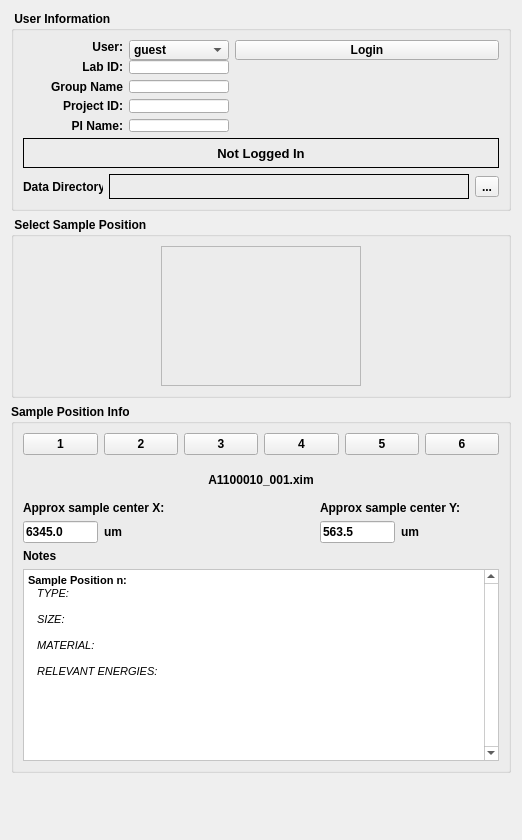
          <widget class="QWidget" name="tab_8">
           <attribute name="title">
            <string>Session Info</string>
           </attribute>
           <layout class="QVBoxLayout" name="verticalLayout_33">
            <item>
             <widget class="QGroupBox" name="groupBox_3">
              <property name="maximumSize">
               <size>
                <width>500</width>
                <height>200</height>
               </size>
              </property>
              <property name="font">
               <font>
                <weight>75</weight>
                <bold>true</bold>
               </font>
              </property>
              <property name="styleSheet">
               <string notr="true"/>
              </property>
              <property name="title">
               <string> User Information</string>
              </property>
              <layout class="QVBoxLayout" name="verticalLayout_20">
               <item>
                <layout class="QGridLayout" name="gridLayout_13">
                 <item row="0" column="0">
                  <widget class="QLabel" name="label_45">
                   <property name="minimumSize">
                    <size>
                     <width>100</width>
                     <height>0</height>
                    </size>
                   </property>
                   <property name="maximumSize">
                    <size>
                     <width>100</width>
                     <height>16777215</height>
                    </size>
                   </property>
                   <property name="font">
                    <font>
                     <weight>75</weight>
                     <bold>true</bold>
                    </font>
                   </property>
                   <property name="text">
                    <string>User:</string>
                   </property>
                   <property name="alignment">
                    <set>Qt::AlignRight|Qt::AlignTrailing|Qt::AlignVCenter</set>
                   </property>
                  </widget>
                 </item>
                 <item row="0" column="1">
                  <widget class="QComboBox" name="sesinfo_userNameComboBox">
                   <property name="minimumSize">
                    <size>
                     <width>100</width>
                     <height>20</height>
                    </size>
                   </property>
                   <item>
                    <property name="text">
                     <string>guest</string>
                    </property>
                   </item>
                   <item>
                    <property name="text">
                     <string>bergr</string>
                    </property>
                   </item>
                   <item>
                    <property name="text">
                     <string>bob</string>
                    </property>
                   </item>
                  </widget>
                 </item>
                 <item row="1" column="0">
                  <widget class="QLabel" name="label_84">
                   <property name="minimumSize">
                    <size>
                     <width>100</width>
                     <height>0</height>
                    </size>
                   </property>
                   <property name="maximumSize">
                    <size>
                     <width>100</width>
                     <height>16777215</height>
                    </size>
                   </property>
                   <property name="font">
                    <font>
                     <weight>75</weight>
                     <bold>true</bold>
                    </font>
                   </property>
                   <property name="text">
                    <string>Lab ID:</string>
                   </property>
                   <property name="alignment">
                    <set>Qt::AlignRight|Qt::AlignTrailing|Qt::AlignVCenter</set>
                   </property>
                  </widget>
                 </item>
                 <item row="1" column="1">
                  <widget class="QLineEdit" name="sesinfo_labIDFld">
                   <property name="enabled">
                    <bool>true</bool>
                   </property>
                   <property name="maximumSize">
                    <size>
                     <width>100</width>
                     <height>16777215</height>
                    </size>
                   </property>
                  </widget>
                 </item>
                 <item row="2" column="0">
                  <widget class="QLabel" name="label_85">
                   <property name="minimumSize">
                    <size>
                     <width>100</width>
                     <height>0</height>
                    </size>
                   </property>
                   <property name="maximumSize">
                    <size>
                     <width>100</width>
                     <height>16777215</height>
                    </size>
                   </property>
                   <property name="font">
                    <font>
                     <weight>75</weight>
                     <bold>true</bold>
                    </font>
                   </property>
                   <property name="text">
                    <string>Group Name</string>
                   </property>
                   <property name="alignment">
                    <set>Qt::AlignRight|Qt::AlignTrailing|Qt::AlignVCenter</set>
                   </property>
                  </widget>
                 </item>
                 <item row="2" column="1">
                  <widget class="QLineEdit" name="sesinfo_grpNameFld">
                   <property name="enabled">
                    <bool>true</bool>
                   </property>
                   <property name="maximumSize">
                    <size>
                     <width>100</width>
                     <height>16777215</height>
                    </size>
                   </property>
                  </widget>
                 </item>
                 <item row="3" column="0">
                  <widget class="QLabel" name="label_86">
                   <property name="minimumSize">
                    <size>
                     <width>100</width>
                     <height>0</height>
                    </size>
                   </property>
                   <property name="maximumSize">
                    <size>
                     <width>100</width>
                     <height>16777215</height>
                    </size>
                   </property>
                   <property name="font">
                    <font>
                     <weight>75</weight>
                     <bold>true</bold>
                    </font>
                   </property>
                   <property name="text">
                    <string>Project ID:</string>
                   </property>
                   <property name="alignment">
                    <set>Qt::AlignRight|Qt::AlignTrailing|Qt::AlignVCenter</set>
                   </property>
                  </widget>
                 </item>
                 <item row="3" column="1">
                  <widget class="QLineEdit" name="sesinfo_projIDFld">
                   <property name="enabled">
                    <bool>true</bool>
                   </property>
                   <property name="maximumSize">
                    <size>
                     <width>100</width>
                     <height>16777215</height>
                    </size>
                   </property>
                  </widget>
                 </item>
                 <item row="4" column="0">
                  <widget class="QLabel" name="label_87">
                   <property name="minimumSize">
                    <size>
                     <width>100</width>
                     <height>0</height>
                    </size>
                   </property>
                   <property name="maximumSize">
                    <size>
                     <width>100</width>
                     <height>16777215</height>
                    </size>
                   </property>
                   <property name="font">
                    <font>
                     <weight>75</weight>
                     <bold>true</bold>
                    </font>
                   </property>
                   <property name="text">
                    <string>PI Name:</string>
                   </property>
                   <property name="alignment">
                    <set>Qt::AlignRight|Qt::AlignTrailing|Qt::AlignVCenter</set>
                   </property>
                  </widget>
                 </item>
                 <item row="4" column="1">
                  <widget class="QLineEdit" name="sesinfo_piNameFld">
                   <property name="enabled">
                    <bool>true</bool>
                   </property>
                   <property name="maximumSize">
                    <size>
                     <width>100</width>
                     <height>16777215</height>
                    </size>
                   </property>
                  </widget>
                 </item>
                 <item row="0" column="2">
                  <widget class="QPushButton" name="sesinfo_loginBtn">
                   <property name="minimumSize">
                    <size>
                     <width>0</width>
                     <height>20</height>
                    </size>
                   </property>
                   <property name="text">
                    <string>Login</string>
                   </property>
                  </widget>
                 </item>
                </layout>
               </item>
               <item>
                <widget class="QLabel" name="sesinfo_loginStsLbl">
                 <property name="minimumSize">
                  <size>
                   <width>0</width>
                   <height>30</height>
                  </size>
                 </property>
                 <property name="maximumSize">
                  <size>
                   <width>16777215</width>
                   <height>16777215</height>
                  </size>
                 </property>
                 <property name="font">
                  <font>
                   <pointsize>10</pointsize>
                   <weight>75</weight>
                   <bold>true</bold>
                  </font>
                 </property>
                 <property name="frameShape">
                  <enum>QFrame::Box</enum>
                 </property>
                 <property name="text">
                  <string>Not Logged In</string>
                 </property>
                 <property name="alignment">
                  <set>Qt::AlignCenter</set>
                 </property>
                </widget>
               </item>
               <item>
                <layout class="QHBoxLayout" name="horizontalLayout_27">
                 <item>
                  <widget class="QLabel" name="label_98">
                   <property name="maximumSize">
                    <size>
                     <width>80</width>
                     <height>16777215</height>
                    </size>
                   </property>
                   <property name="text">
                    <string>Data Directory:</string>
                   </property>
                  </widget>
                 </item>
                 <item>
                  <widget class="QLabel" name="sesinfo_dataDirLbl">
                   <property name="minimumSize">
                    <size>
                     <width>300</width>
                     <height>25</height>
                    </size>
                   </property>
                   <property name="maximumSize">
                    <size>
                     <width>16777215</width>
                     <height>25</height>
                    </size>
                   </property>
                   <property name="frameShape">
                    <enum>QFrame::Panel</enum>
                   </property>
                   <property name="text">
                    <string/>
                   </property>
                  </widget>
                 </item>
                 <item>
                  <widget class="QToolButton" name="sesinfo_dataDirBtn">
                   <property name="text">
                    <string>...</string>
                   </property>
                   <property name="icon">
                    <iconset resource="../stxm_main.qrc">
                     <normaloff>:/iconsSmall/icons/small/1318611181_8.ico</normaloff>:/iconsSmall/icons/small/1318611181_8.ico</iconset>
                   </property>
                  </widget>
                 </item>
                </layout>
               </item>
              </layout>
             </widget>
            </item>
            <item>
             <widget class="QGroupBox" name="groupBox_2">
              <property name="font">
               <font>
                <weight>75</weight>
                <bold>true</bold>
               </font>
              </property>
              <property name="title">
               <string> Select Sample Position </string>
              </property>
              <layout class="QHBoxLayout" name="horizontalLayout_3">
               <item>
                <spacer name="horizontalSpacer_12">
                 <property name="orientation">
                  <enum>Qt::Horizontal</enum>
                 </property>
                 <property name="sizeHint" stdset="0">
                  <size>
                   <width>128</width>
                   <height>20</height>
                  </size>
                 </property>
                </spacer>
               </item>
               <item>
                <widget class="QFrame" name="sampleSelFrame">
                 <property name="minimumSize">
                  <size>
                   <width>200</width>
                   <height>140</height>
                  </size>
                 </property>
                 <property name="maximumSize">
                  <size>
                   <width>16777215</width>
                   <height>140</height>
                  </size>
                 </property>
                 <property name="frameShape">
                  <enum>QFrame::StyledPanel</enum>
                 </property>
                 <property name="frameShadow">
                  <enum>QFrame::Raised</enum>
                 </property>
                </widget>
               </item>
               <item>
                <spacer name="horizontalSpacer_13">
                 <property name="orientation">
                  <enum>Qt::Horizontal</enum>
                 </property>
                 <property name="sizeHint" stdset="0">
                  <size>
                   <width>127</width>
                   <height>20</height>
                  </size>
                 </property>
                </spacer>
               </item>
              </layout>
             </widget>
            </item>
            <item>
             <widget class="QGroupBox" name="sampleInfoGrpBox">
              <property name="enabled">
               <bool>true</bool>
              </property>
              <property name="minimumSize">
               <size>
                <width>36</width>
                <height>0</height>
               </size>
              </property>
              <property name="maximumSize">
               <size>
                <width>500</width>
                <height>16777215</height>
               </size>
              </property>
              <property name="font">
               <font>
                <weight>75</weight>
                <bold>true</bold>
               </font>
              </property>
              <property name="title">
               <string>Sample Position Info</string>
              </property>
              <layout class="QVBoxLayout" name="verticalLayout_26">
               <item>
                <layout class="QHBoxLayout" name="horizontalLayout_16">
                 <item>
                  <widget class="QPushButton" name="sesinfo_posBtn_1">
                   <property name="enabled">
                    <bool>true</bool>
                   </property>
                   <property name="text">
                    <string>1</string>
                   </property>
                  </widget>
                 </item>
                 <item>
                  <widget class="QPushButton" name="sesinfo_posBtn_2">
                   <property name="enabled">
                    <bool>true</bool>
                   </property>
                   <property name="text">
                    <string>2</string>
                   </property>
                  </widget>
                 </item>
                 <item>
                  <widget class="QPushButton" name="sesinfo_posBtn_3">
                   <property name="enabled">
                    <bool>true</bool>
                   </property>
                   <property name="text">
                    <string>3</string>
                   </property>
                  </widget>
                 </item>
                 <item>
                  <widget class="QPushButton" name="sesinfo_posBtn_4">
                   <property name="enabled">
                    <bool>true</bool>
                   </property>
                   <property name="text">
                    <string>4</string>
                   </property>
                  </widget>
                 </item>
                 <item>
                  <widget class="QPushButton" name="sesinfo_posBtn_5">
                   <property name="enabled">
                    <bool>true</bool>
                   </property>
                   <property name="text">
                    <string>5</string>
                   </property>
                  </widget>
                 </item>
                 <item>
                  <widget class="QPushButton" name="sesinfo_posBtn_6">
                   <property name="enabled">
                    <bool>true</bool>
                   </property>
                   <property name="text">
                    <string>6</string>
                   </property>
                  </widget>
                 </item>
                </layout>
               </item>
               <item>
                <layout class="QHBoxLayout" name="horizontalLayout_30">
                 <item>
                  <layout class="QVBoxLayout" name="verticalLayout_29">
                   <item>
                    <spacer name="verticalSpacer_9">
                     <property name="orientation">
                      <enum>Qt::Vertical</enum>
                     </property>
                     <property name="sizeHint" stdset="0">
                      <size>
                       <width>20</width>
                       <height>40</height>
                      </size>
                     </property>
                    </spacer>
                   </item>
                   <item>
                    <widget class="QLabel" name="label_104">
                     <property name="text">
                      <string>Approx sample center X:</string>
                     </property>
                    </widget>
                   </item>
                   <item>
                    <layout class="QHBoxLayout" name="horizontalLayout_31">
                     <item>
                      <widget class="QLineEdit" name="sesinfo_xcenterFld">
                       <property name="enabled">
                        <bool>true</bool>
                       </property>
                       <property name="maximumSize">
                        <size>
                         <width>75</width>
                         <height>16777215</height>
                        </size>
                       </property>
                       <property name="text">
                        <string>6345.0</string>
                       </property>
                      </widget>
                     </item>
                     <item>
                      <widget class="QLabel" name="label_105">
                       <property name="text">
                        <string>um</string>
                       </property>
                      </widget>
                     </item>
                    </layout>
                   </item>
                  </layout>
                 </item>
                 <item>
                  <spacer name="horizontalSpacer_14">
                   <property name="orientation">
                    <enum>Qt::Horizontal</enum>
                   </property>
                   <property name="sizeHint" stdset="0">
                    <size>
                     <width>40</width>
                     <height>20</height>
                    </size>
                   </property>
                  </spacer>
                 </item>
                 <item>
                  <layout class="QVBoxLayout" name="verticalLayout_30">
                   <item>
                    <widget class="QLabel" name="sesinfo_imgFnameLbl">
                     <property name="enabled">
                      <bool>true</bool>
                     </property>
                     <property name="font">
                      <font>
                       <weight>75</weight>
                       <bold>true</bold>
                      </font>
                     </property>
                     <property name="text">
                      <string>A1100010_001.xim</string>
                     </property>
                     <property name="textFormat">
                      <enum>Qt::LogText</enum>
                     </property>
                     <property name="alignment">
                      <set>Qt::AlignCenter</set>
                     </property>
                    </widget>
                   </item>
                   <item>
                    <widget class="QLabel" name="sesinfo_imgLbl">
                     <property name="enabled">
                      <bool>true</bool>
                     </property>
                     <property name="text">
                      <string/>
                     </property>
                     <property name="pixmap">
                      <pixmap>../data/a101207/A101207006.json.bmp</pixmap>
                     </property>
                    </widget>
                   </item>
                  </layout>
                 </item>
                 <item>
                  <layout class="QVBoxLayout" name="verticalLayout_31">
                   <item>
                    <spacer name="verticalSpacer_10">
                     <property name="orientation">
                      <enum>Qt::Vertical</enum>
                     </property>
                     <property name="sizeHint" stdset="0">
                      <size>
                       <width>20</width>
                       <height>40</height>
                      </size>
                     </property>
                    </spacer>
                   </item>
                   <item>
                    <widget class="QLabel" name="label_106">
                     <property name="text">
                      <string>Approx sample center Y:</string>
                     </property>
                    </widget>
                   </item>
                   <item>
                    <layout class="QHBoxLayout" name="horizontalLayout_32">
                     <item>
                      <widget class="QLineEdit" name="sesinfo_ycenterFld">
                       <property name="enabled">
                        <bool>true</bool>
                       </property>
                       <property name="maximumSize">
                        <size>
                         <width>75</width>
                         <height>16777215</height>
                        </size>
                       </property>
                       <property name="text">
                        <string>563.5</string>
                       </property>
                      </widget>
                     </item>
                     <item>
                      <widget class="QLabel" name="label_107">
                       <property name="text">
                        <string>um</string>
                       </property>
                      </widget>
                     </item>
                    </layout>
                   </item>
                  </layout>
                 </item>
                 <item>
                  <spacer name="horizontalSpacer_15">
                   <property name="orientation">
                    <enum>Qt::Horizontal</enum>
                   </property>
                   <property name="sizeHint" stdset="0">
                    <size>
                     <width>40</width>
                     <height>20</height>
                    </size>
                   </property>
                  </spacer>
                 </item>
                </layout>
               </item>
               <item>
                <layout class="QVBoxLayout" name="verticalLayout_32">
                 <item>
                  <widget class="QLabel" name="label_108">
                   <property name="font">
                    <font>
                     <weight>75</weight>
                     <bold>true</bold>
                    </font>
                   </property>
                   <property name="text">
                    <string>Notes</string>
                   </property>
                  </widget>
                 </item>
                 <item>
                  <widget class="QTextEdit" name="sesinfo_notesEdtFld">
                   <property name="enabled">
                    <bool>true</bool>
                   </property>
                   <property name="minimumSize">
                    <size>
                     <width>0</width>
                     <height>100</height>
                    </size>
                   </property>
                   <property name="palette">
                    <palette>
                     <active>
                      <colorrole role="Button">
                       <brush brushstyle="SolidPattern">
                        <color alpha="255">
                         <red>255</red>
                         <green>255</green>
                         <blue>255</blue>
                        </color>
                       </brush>
                      </colorrole>
                      <colorrole role="Base">
                       <brush brushstyle="SolidPattern">
                        <color alpha="255">
                         <red>255</red>
                         <green>255</green>
                         <blue>255</blue>
                        </color>
                       </brush>
                      </colorrole>
                      <colorrole role="Window">
                       <brush brushstyle="SolidPattern">
                        <color alpha="255">
                         <red>255</red>
                         <green>255</green>
                         <blue>255</blue>
                        </color>
                       </brush>
                      </colorrole>
                     </active>
                     <inactive>
                      <colorrole role="Button">
                       <brush brushstyle="SolidPattern">
                        <color alpha="255">
                         <red>255</red>
                         <green>255</green>
                         <blue>255</blue>
                        </color>
                       </brush>
                      </colorrole>
                      <colorrole role="Base">
                       <brush brushstyle="SolidPattern">
                        <color alpha="255">
                         <red>255</red>
                         <green>255</green>
                         <blue>255</blue>
                        </color>
                       </brush>
                      </colorrole>
                      <colorrole role="Window">
                       <brush brushstyle="SolidPattern">
                        <color alpha="255">
                         <red>255</red>
                         <green>255</green>
                         <blue>255</blue>
                        </color>
                       </brush>
                      </colorrole>
                     </inactive>
                     <disabled>
                      <colorrole role="Button">
                       <brush brushstyle="SolidPattern">
                        <color alpha="255">
                         <red>255</red>
                         <green>255</green>
                         <blue>255</blue>
                        </color>
                       </brush>
                      </colorrole>
                      <colorrole role="Base">
                       <brush brushstyle="SolidPattern">
                        <color alpha="255">
                         <red>255</red>
                         <green>255</green>
                         <blue>255</blue>
                        </color>
                       </brush>
                      </colorrole>
                      <colorrole role="Window">
                       <brush brushstyle="SolidPattern">
                        <color alpha="255">
                         <red>255</red>
                         <green>255</green>
                         <blue>255</blue>
                        </color>
                       </brush>
                      </colorrole>
                     </disabled>
                    </palette>
                   </property>
                   <property name="verticalScrollBarPolicy">
                    <enum>Qt::ScrollBarAlwaysOn</enum>
                   </property>
                   <property name="html">
                    <string>&lt;!DOCTYPE HTML PUBLIC &quot;-//W3C//DTD HTML 4.0//EN&quot; &quot;http://www.w3.org/TR/REC-html40/strict.dtd&quot;&gt;
&lt;html&gt;&lt;head&gt;&lt;meta name=&quot;qrichtext&quot; content=&quot;1&quot; /&gt;&lt;style type=&quot;text/css&quot;&gt;
p, li { white-space: pre-wrap; }
&lt;/style&gt;&lt;/head&gt;&lt;body style=&quot; font-family:'MS Shell Dlg 2'; font-size:8.25pt; font-weight:600; font-style:normal;&quot;&gt;
&lt;p style=&quot; margin-top:0px; margin-bottom:0px; margin-left:0px; margin-right:0px; -qt-block-indent:0; text-indent:0px;&quot;&gt;&lt;span style=&quot; font-size:8pt;&quot;&gt;Sample Position n:&lt;/span&gt;&lt;/p&gt;
&lt;p style=&quot; margin-top:0px; margin-bottom:0px; margin-left:0px; margin-right:0px; -qt-block-indent:0; text-indent:0px;&quot;&gt;&lt;span style=&quot; font-size:8pt; font-weight:400;&quot;&gt;   &lt;/span&gt;&lt;span style=&quot; font-size:8pt; font-weight:400; font-style:italic;&quot;&gt;TYPE:&lt;/span&gt;&lt;/p&gt;
&lt;p style=&quot;-qt-paragraph-type:empty; margin-top:0px; margin-bottom:0px; margin-left:0px; margin-right:0px; -qt-block-indent:0; text-indent:0px; font-size:8pt; font-weight:400; font-style:italic;&quot;&gt;&lt;/p&gt;
&lt;p style=&quot; margin-top:0px; margin-bottom:0px; margin-left:0px; margin-right:0px; -qt-block-indent:0; text-indent:0px;&quot;&gt;&lt;span style=&quot; font-size:8pt; font-weight:400; font-style:italic;&quot;&gt;   SIZE:&lt;/span&gt;&lt;/p&gt;
&lt;p style=&quot;-qt-paragraph-type:empty; margin-top:0px; margin-bottom:0px; margin-left:0px; margin-right:0px; -qt-block-indent:0; text-indent:0px; font-size:8pt; font-weight:400; font-style:italic;&quot;&gt;&lt;/p&gt;
&lt;p style=&quot; margin-top:0px; margin-bottom:0px; margin-left:0px; margin-right:0px; -qt-block-indent:0; text-indent:0px;&quot;&gt;&lt;span style=&quot; font-size:8pt; font-weight:400; font-style:italic;&quot;&gt;   MATERIAL:&lt;/span&gt;&lt;/p&gt;
&lt;p style=&quot;-qt-paragraph-type:empty; margin-top:0px; margin-bottom:0px; margin-left:0px; margin-right:0px; -qt-block-indent:0; text-indent:0px; font-size:8pt; font-weight:400; font-style:italic;&quot;&gt;&lt;/p&gt;
&lt;p style=&quot; margin-top:0px; margin-bottom:0px; margin-left:0px; margin-right:0px; -qt-block-indent:0; text-indent:0px;&quot;&gt;&lt;span style=&quot; font-size:8pt; font-weight:400; font-style:italic;&quot;&gt;   RELEVANT ENERGIES:&lt;/span&gt;&lt;/p&gt;
&lt;p style=&quot;-qt-paragraph-type:empty; margin-top:0px; margin-bottom:0px; margin-left:0px; margin-right:0px; -qt-block-indent:0; text-indent:0px; font-size:8pt; font-weight:400;&quot;&gt;&lt;/p&gt;&lt;/body&gt;&lt;/html&gt;</string>
                   </property>
                  </widget>
                 </item>
                </layout>
               </item>
              </layout>
             </widget>
            </item>
            <item>
             <spacer name="verticalSpacer_8">
              <property name="orientation">
               <enum>Qt::Vertical</enum>
              </property>
              <property name="sizeHint" stdset="0">
               <size>
                <width>20</width>
                <height>56</height>
               </size>
              </property>
             </spacer>
            </item>
           </layout>
          </widget>
